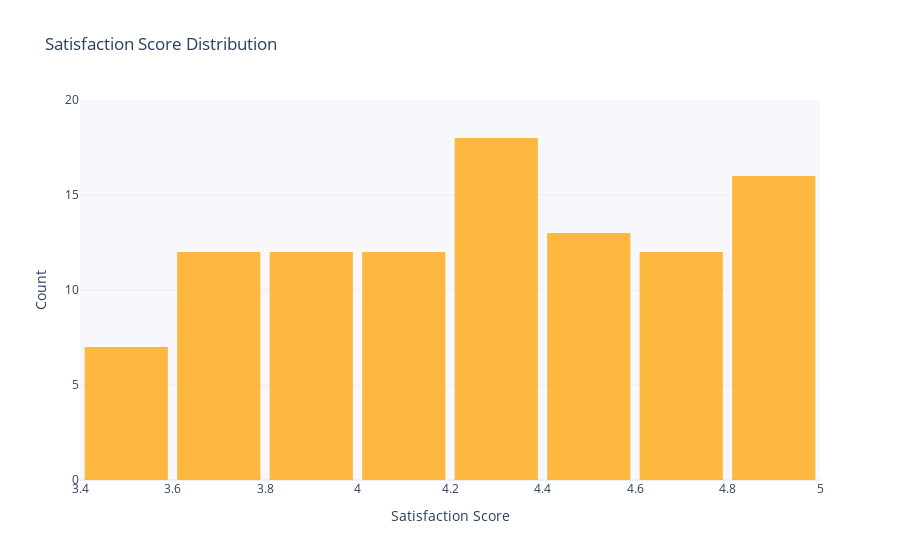

Notebook code for this chart:
### Code cell
json_images = chai.handle_request(prompt = prompt, image_path='../tests/img/satisfaction.png')

### Figure 1 — Plotly figure (JSON) as saved in the notebook; plotly's stock layout.template omitted (floating-point values rounded to 4 significant figures)
{"data": [{"marker": {"color": "orange"}, "opacity": 0.75, "type": "histogram", "x": [3.579, 3.508, 3.561, 3.579, 3.464, 3.422, 3.446, 3.685, 3.764, 3.772, 3.601, 3.702, 3.683, 3.644, 3.624, 3.668, 3.789, 3.665, 3.704, 3.941, 3.873, 3.994, 3.992, 3.85, 3.899, 3.86, 3.857, 3.807, 3.922, 3.901, 3.81, 4.056, 4.182, 4.048, 4.029, 4.098, 4.197, 4.048, 4.134, 4.152, 4.048, 4.146, 4.074, 4.326, 4.327, 4.307, 4.218, 4.367, 4.264, 4.237, 4.208, 4.318, 4.336, 4.203, 4.302, 4.245, 4.329, 4.235, 4.338, 4.277, 4.387, 4.428, 4.468, 4.423, 4.585, 4.575, 4.452, 4.532, 4.563, 4.511, 4.506, 4.448, 4.419, 4.579, 4.78, 4.727, 4.668, 4.67, 4.745, 4.779, 4.777, 4.756, 4.728, 4.617, 4.632, 4.78, 4.921, 4.802, 4.82, 4.933, 4.801, 4.832, 4.91, 4.938, 4.93, 4.845, 4.942, 4.847, 4.865, 4.949, 4.93, 4.97], "xbins": {"end": 5, "size": 0.2, "start": 3.4}}], "layout": {"bargap": 0.1, "plot_bgcolor": "rgba(240, 240, 250, 0.5)", "title": {"text": "Satisfaction Score Distribution"}, "xaxis": {"range": [3.4, 5], "title": {"text": "Satisfaction Score"}}, "yaxis": {"range": [0, 20], "title": {"text": "Count"}}}}
